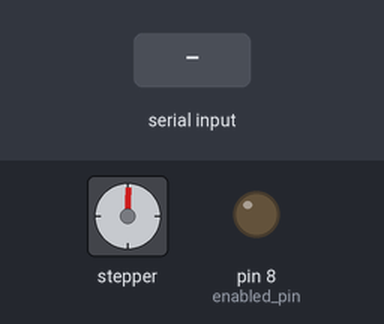
The sketch below on a simulated Arduino Uno, built with avr-gcc and run on an emulated ATmega328P. On the bench: stepper motor, output pins drawn as LEDs (lit = HIGH). The inputs (shaded band) are chosen by the test bench. Stepper angles assume 200 steps per turn.

Above: at 1.2 s.
1.3 s: byte 30 received over Serial
At 3.9 s:
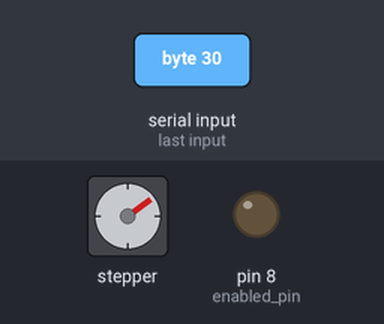
4.3 s: byte 90 received over Serial
At 4.75 s:
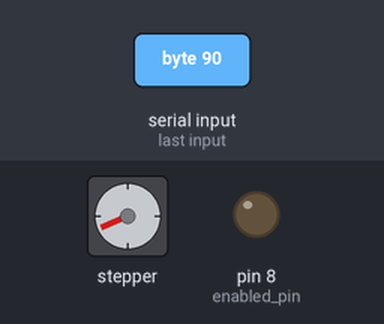
6.8 s: byte 30 received over Serial
At 7.25 s:
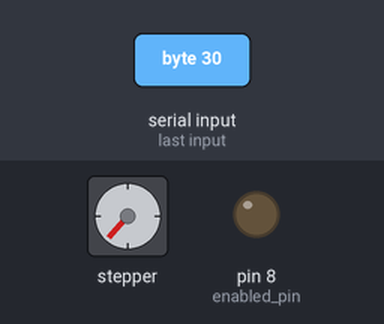
Timing chart, 0 to 9.8 s (numbered marks = the images above; inputs shaded):
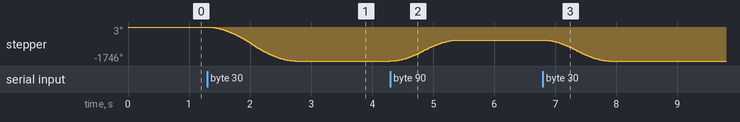

The sketch:

stepper.ino
```cpp
#include <Arduino.h>


#include "AccelStepper.h"

#define DIR 5
#define STEP 2
#define enabled_pin 8

// 2-wire basic config, microstepping is hardwired on the driver
AccelStepper stepper(1, STEP, DIR);

int inByte = 0;

void setup() {


    Serial.begin(250000);
    pinMode(enabled_pin, OUTPUT);
    digitalWrite(enabled_pin, LOW);


    stepper.setMaxSpeed(2000.0);
    stepper.setAcceleration(2200.0);
    stepper.setSpeed(3000);
    stepper.moveTo(2);


}

void loop() {

   if (Serial.available() > 0) {
   // get incoming byte:
   inByte = Serial.read();
    inByte -= 127;
    long absPos = inByte * 10;

    //Serial.println(absPos, DEC);

    stepper.moveTo(absPos);
   }


    stepper.run();

}
```

Measured:
- after the input at 1.3 s, stepper: turns 1749° counter-clockwise in 1.4 s, starting at once
- after the input at 4.3 s, stepper: turns 1080° clockwise in 1.1 s, starting at once
- after the input at 6.8 s, stepper: turns 1080° counter-clockwise in 1.1 s, starting at once
